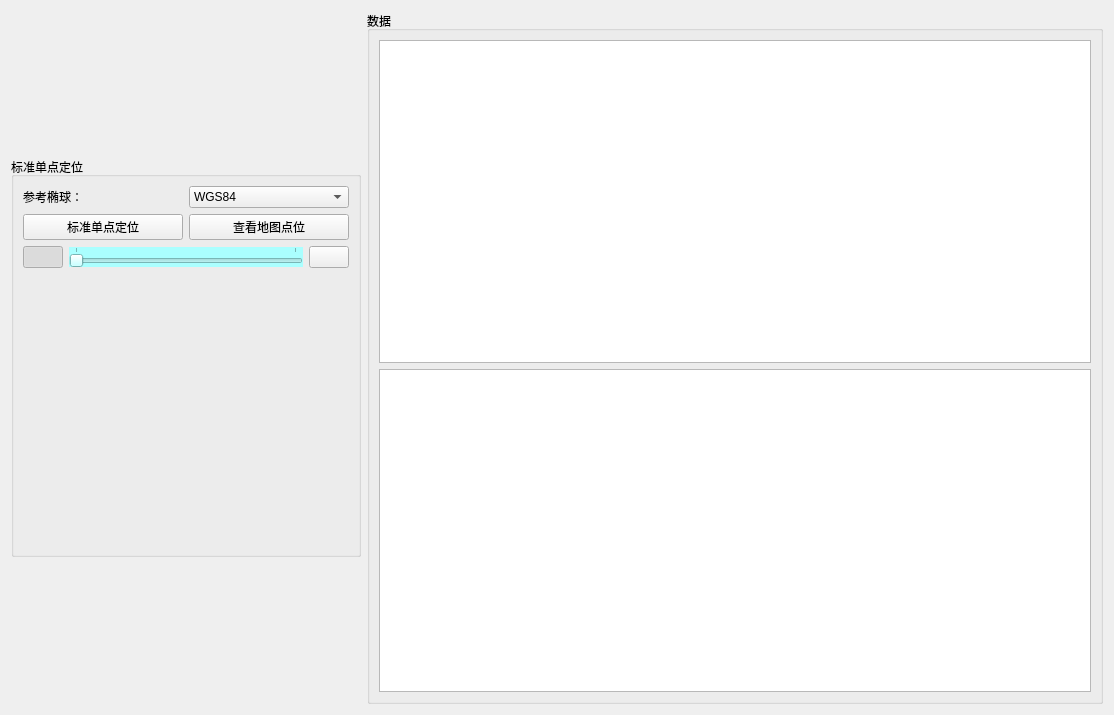
<?xml version="1.0" encoding="UTF-8"?>
<ui version="4.0">
 <class>Form</class>
 <widget class="QWidget" name="Form">
  <property name="geometry">
   <rect>
    <x>0</x>
    <y>0</y>
    <width>1114</width>
    <height>715</height>
   </rect>
  </property>
  <property name="maximumSize">
   <size>
    <width>16777215</width>
    <height>16777215</height>
   </size>
  </property>
  <property name="windowTitle">
   <string>Form</string>
  </property>
  <property name="windowIcon">
   <iconset>
    <normaloff>../../source/icon/dingweixian.png</normaloff>../../source/icon/dingweixian.png</iconset>
  </property>
  <layout class="QHBoxLayout" name="horizontalLayout_6">
   <item>
    <widget class="QGroupBox" name="groupBox_3">
     <property name="maximumSize">
      <size>
       <width>350</width>
       <height>400</height>
      </size>
     </property>
     <property name="title">
      <string>标准单点定位</string>
     </property>
     <layout class="QVBoxLayout" name="verticalLayout_4">
      <item>
       <layout class="QHBoxLayout" name="horizontalLayout_3">
        <item>
         <layout class="QHBoxLayout" name="horizontalLayout">
          <item>
           <widget class="QLabel" name="label">
            <property name="text">
             <string>参考椭球：</string>
            </property>
           </widget>
          </item>
          <item>
           <widget class="QComboBox" name="comboBox_elliPara">
            <item>
             <property name="text">
              <string>WGS84</string>
             </property>
            </item>
            <item>
             <property name="text">
              <string>CGCS2000</string>
             </property>
            </item>
            <item>
             <property name="text">
              <string>克拉索夫斯基椭球</string>
             </property>
            </item>
            <item>
             <property name="text">
              <string>1975国际参考椭球</string>
             </property>
            </item>
            <item>
             <property name="text">
              <string>自定义椭球</string>
             </property>
            </item>
           </widget>
          </item>
         </layout>
        </item>
       </layout>
      </item>
      <item>
       <layout class="QVBoxLayout" name="verticalLayout_2">
        <item>
         <layout class="QHBoxLayout" name="horizontalLayout_4">
          <item>
           <widget class="QPushButton" name="button_SPP">
            <property name="text">
             <string>标准单点定位</string>
            </property>
           </widget>
          </item>
          <item>
           <widget class="QPushButton" name="button_mapLacation">
            <property name="text">
             <string>查看地图点位</string>
            </property>
           </widget>
          </item>
         </layout>
        </item>
        <item>
         <layout class="QHBoxLayout" name="horizontalLayout_5">
          <item>
           <widget class="QPushButton" name="pushButton_3">
            <property name="text">
             <string/>
            </property>
            <property name="checkable">
             <bool>true</bool>
            </property>
            <property name="checked">
             <bool>true</bool>
            </property>
           </widget>
          </item>
          <item>
           <widget class="QSlider" name="status_slider">
            <property name="autoFillBackground">
             <bool>false</bool>
            </property>
            <property name="styleSheet">
             <string notr="true">color: rgb(0, 170, 255);
background-color: rgb(170, 255, 255);
border-color: rgb(0, 255, 255);</string>
            </property>
            <property name="maximum">
             <number>1</number>
            </property>
            <property name="tracking">
             <bool>true</bool>
            </property>
            <property name="orientation">
             <enum>Qt::Horizontal</enum>
            </property>
            <property name="invertedAppearance">
             <bool>false</bool>
            </property>
            <property name="invertedControls">
             <bool>false</bool>
            </property>
            <property name="tickPosition">
             <enum>QSlider::TicksAbove</enum>
            </property>
            <property name="tickInterval">
             <number>0</number>
            </property>
           </widget>
          </item>
          <item>
           <widget class="QPushButton" name="pushButton_4">
            <property name="text">
             <string/>
            </property>
           </widget>
          </item>
         </layout>
        </item>
       </layout>
      </item>
      <item>
       <widget class="QLabel" name="label_3">
        <property name="text">
         <string/>
        </property>
        <property name="pixmap">
         <pixmap>../../source/icon/icon_mu.png</pixmap>
        </property>
        <property name="scaledContents">
         <bool>false</bool>
        </property>
        <property name="alignment">
         <set>Qt::AlignCenter</set>
        </property>
        <property name="wordWrap">
         <bool>false</bool>
        </property>
        <property name="openExternalLinks">
         <bool>false</bool>
        </property>
        <property name="textInteractionFlags">
         <set>Qt::NoTextInteraction</set>
        </property>
       </widget>
      </item>
     </layout>
    </widget>
   </item>
   <item>
    <widget class="QGroupBox" name="groupBox">
     <property name="title">
      <string>数据</string>
     </property>
     <layout class="QVBoxLayout" name="verticalLayout">
      <item>
       <widget class="QTableWidget" name="tableWidget"/>
      </item>
      <item>
       <widget class="QTextEdit" name="textEdit"/>
      </item>
     </layout>
    </widget>
   </item>
  </layout>
 </widget>
 <resources/>
 <connections/>
</ui>
